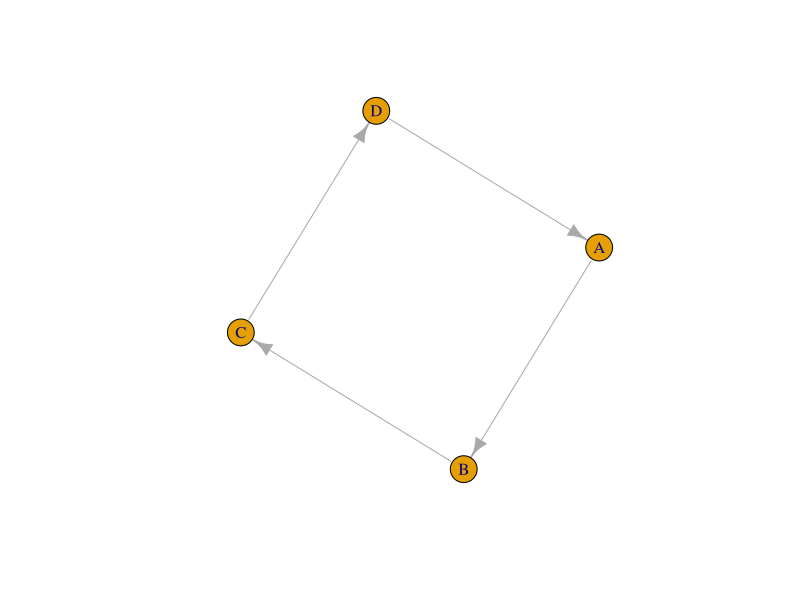
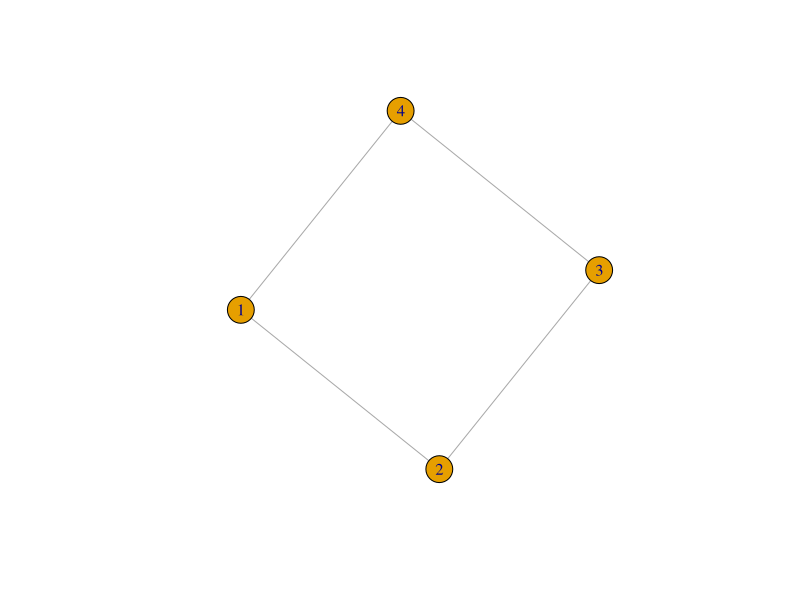
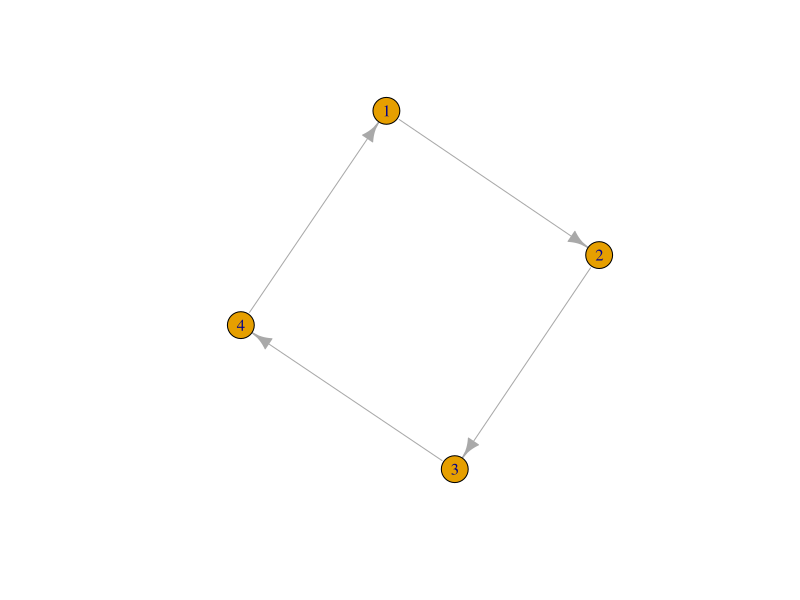
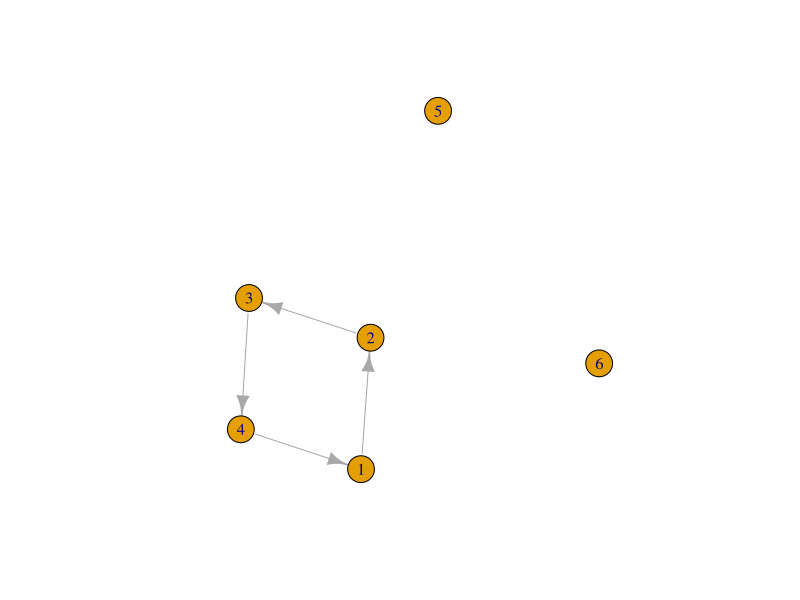
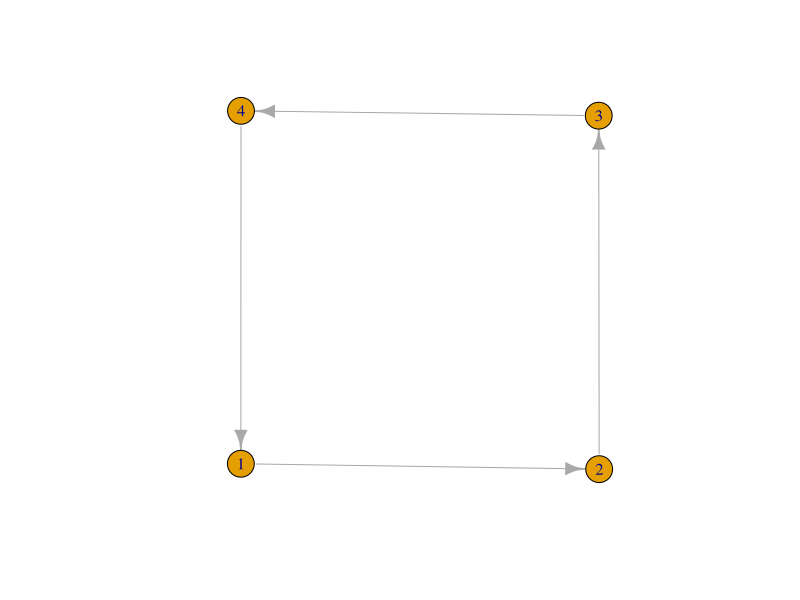
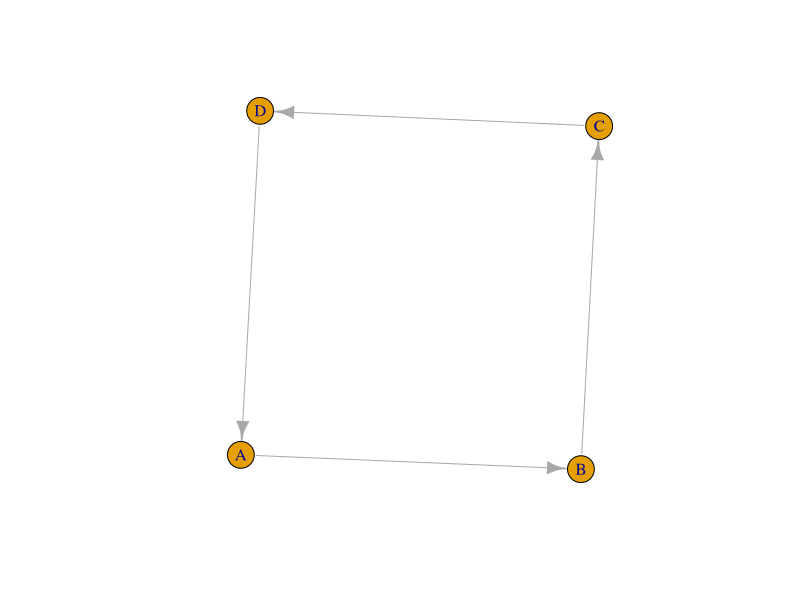
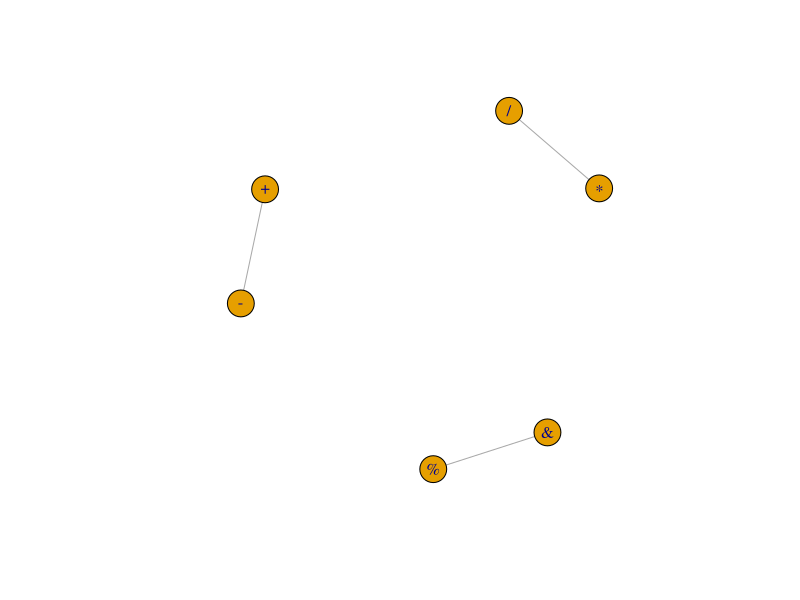

Write the R code that produced these figures, in order.
## ---- chunk 1
library(igraph)
group <- graph( edges=c('A','B', 'B','C', 'C','D', 'D','A'))
plot(group)
## ---- chunk 2
group1 <- graph( edges=c(1,2, 2,3, 3,4, 4,1), directed=F ) 
plot(group1)
group2 <- graph( edges=c(1,2, 2,3, 3,4, 4,1), directed=T)
plot(group2)
## ---- chunk 3
group3 <- graph(edges=c(1,2, 2,3, 3,4, 4,1), n=6)
plot(group3)
group4 <- graph(edges=c(1,2, 2,3, 3,4, 4,1), n=3)
plot(group4) # produces same result as first graphs
## ---- chunk 4
edges = data.frame(x = c('A','B','C','D'), y = c('B','C','D','A'))
graph1 <- graph_from_data_frame(edges)
plot(graph1)
## ---- chunk 5
graph2 <- graph_from_literal( "+" -- "-", "*" -- "/", "%" -- "&" )
plot(graph2)
## ---- chunk 6
#graph3 <- graph_from_edgelist()
#plot(graph3)
## ---- chunk 7
#graph4<- graph_from_adjacency_matrix()
#plot(graph4)
